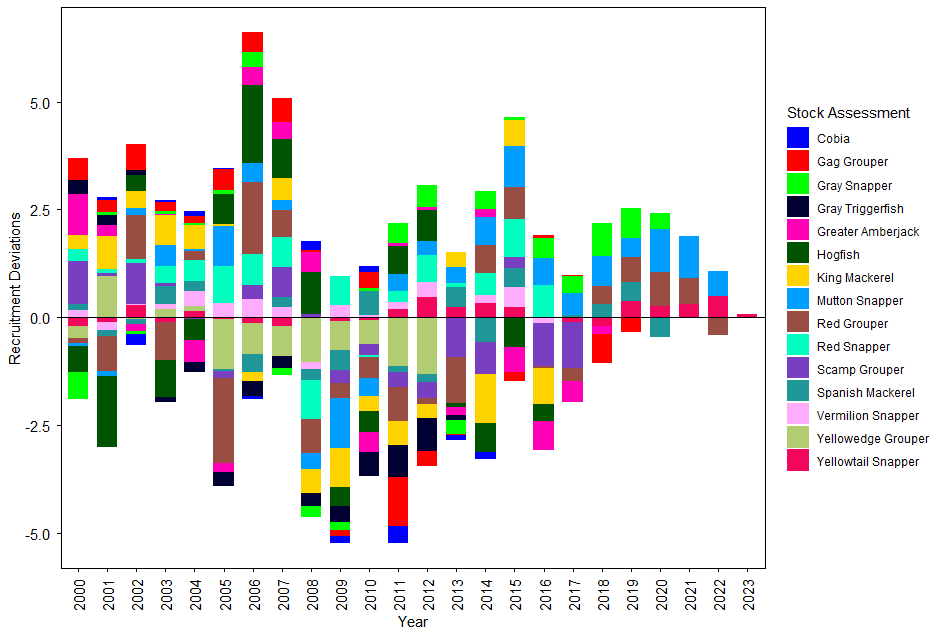

This figure's R source:

rm(list = ls())

plot.new()
dev.off()

library(plotTimeSeries)
library(ggplot2)
library(tidyr)
library(dplyr)
library(pals)

d <- read.csv("../../data/intermediate/combined_recdev_trends.csv")

sedars <- as.numeric(gsub("[^0-9]", "", names(d)))
table(sedars)

dim(d)
names(d)

datdata <- as.integer(d$indicator)
d1 <- d[, 2:ncol(d)]
dim(d1)
cols <- glasbey(15)

matplot(datdata, d1, type = "h", col = cols)
abline(h = 0)

for (i in 1:ncol(d1)) { 
  clean_name <- gsub("\\.", " ", sub("_.*", "", names(d1)[i]))
  names(d1)[i] <- clean_name
  }


# 1. Combine years with d1 and reshape to long format
df_long <- as.data.frame(d1) %>%
  mutate(Year = datdata) %>%
  pivot_longer(
    cols = -Year,
    names_to = "Species_Assessment",
    values_to = "RecDev"
  ) %>%
  filter(!is.na(RecDev))

# 2. Generate the stacked barplot
ggplot(df_long, aes(x = factor(Year), y = RecDev, fill = Species_Assessment)) +
  geom_col(position = "stack", width = 0.7) +
  geom_hline(yintercept = 0, color = "black", linewidth = 0.5) +
  labs(
    x = "Year",
    y = "Recruitment Deviations",
    fill = "Stock Assessment"
  ) +
  scale_fill_manual(values = cols) +
  theme_minimal() +
  theme(
    axis.ticks = element_line(color = "black"),
    panel.border = element_rect(color = "black", fill = NA, linewidth = 0.3),
    panel.grid = element_blank(),
    axis.title = element_text(size = rel(1)),
    axis.text = element_text(size = rel(1), color = "black"),
    axis.text.x = element_text(angle = 90, vjust = 0.5, hjust = 1)
  )
